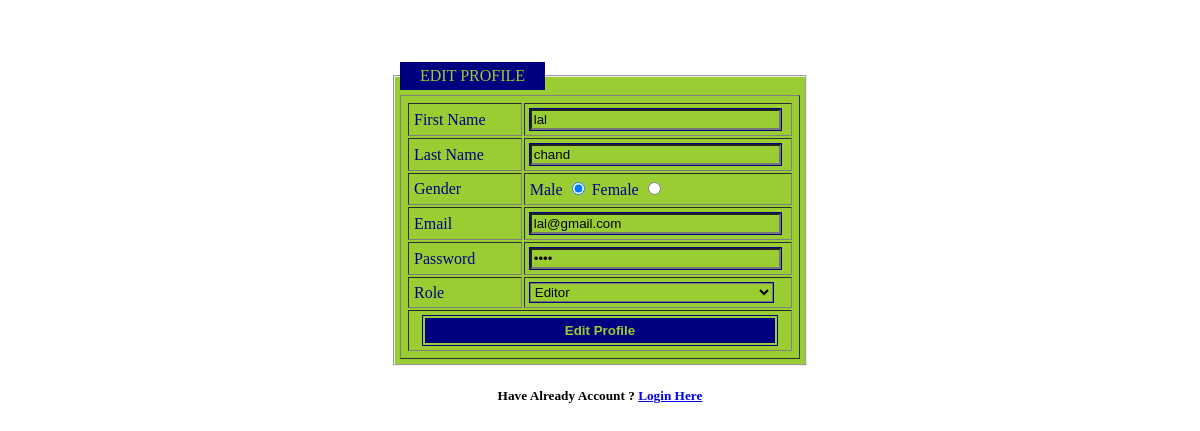
The page /register.php?id=0 on the database its author committed.
### tables this page shows
CREATE TABLE `users` (
  `user_id` int(11) NOT NULL AUTO_INCREMENT,
  `role_id` int(11) DEFAULT NULL,
  `first_name` varchar(30) NOT NULL,
  `last_name` varchar(30) NOT NULL,
  `gender` enum('Male','Female') DEFAULT NULL,
  `email` varchar(30) NOT NULL,
  `password` varchar(30) NOT NULL,
  PRIMARY KEY (`user_id`),
  UNIQUE KEY `email` (`email`),
  KEY `role_id` (`role_id`),
  CONSTRAINT `users_ibfk_1` FOREIGN KEY (`role_id`) REFERENCES `roles` (`role_id`)
);

CREATE TABLE `roles` (
  `role_id` int(11) NOT NULL AUTO_INCREMENT,
  `role` enum('Admin','Editor','User') DEFAULT NULL,
  PRIMARY KEY (`role_id`),
  UNIQUE KEY `role` (`role`)
);

### register.php (the view, shortened to what this page needs)
<?php
	require_once('connection.php');
?>
<!DOCTYPE html>
<html lang="en">
<head>
</head>
<body>
	<?php
		$query = "SELECT * FROM roles WHERE role != 'Admin'";
		$result = mysqli_query($connection,$query);
		if (isset($_GET['id'])) {
			$edit_query = "SELECT * FROM users WHERE user_id = '{$_GET['id']}'";
			$edit_result = mysqli_query($connection,$edit_query);
			if($edit_result){
				$data = mysqli_fetch_assoc($edit_result);
				extract($data);
				$user_role_id = $role_id;
			}
		}
	?>
	<center>
		<br>
		<br>
		<br>
		<fieldset>
			<legend>
				<?= (isset($_GET['id']))?"EDIT PROFILE":"REGISTRATION FORM" ;?>
			</legend>
			<form action="process.php" method="POST">
				<table border="1" cellpadding="5">
					<tr>
						<td>First Name</td>
						<td>
							<input type="text" name="first_name" placeholder="Enter First Name" required value="<?= $first_name??"" ;?>">
						</td>
					</tr>
					<tr>
						<td>Last Name</td>
						<td>
							<input type="text" name="last_name" placeholder="Enter last Name"  value="<?= $last_name??"" ;?>">
						</td>
					</tr>
					<tr>
						<td>Gender</td>
						<td>
							<div>
								Male <input type="radio" name="gender" value="Male" <?= (isset($gender)&& ($gender=='Male'))?"checked":"" ;?>>
								Female <input type="radio" name="gender"  value="Female" <?= (isset($gender)&& ($gender=='Female'))?"checked":"" ;?>>
							</div>
						</td>
					</tr>
					<tr>
						<td>Email</td>
						<td>
							<input type="email" name="email" placeholder="Enter Email" required value="<?= $email??"" ;?>">
						</td>
					</tr>
					<tr>
						<td>Password</td>
						<td>
							<input type="Password" name="password" placeholder="Enter Password" required  value="<?= $password??"" ;?>">
						</td>
					</tr>
					<tr>
						<td>Role</td>
						<td>
							<select name="role_id" required>
								<?php
									if ($result->num_rows>0) {
										while ($row = mysqli_fetch_assoc($result)) {
											extract($row);
											?>
								<option <?= (isset($user_role_id)&& ($user_role_id==$role_id))?"selected":"" ;?> value="<?=$role_id;?>">
									<?=$role;?>
								</option>
											<?php
										}
									}
								?>
							</select>
						</td>
					</tr>
					<tr>
						<td colspan="2" align="center">
							<input type="submit" name="<?= (isset($_GET['id']))?'update':'register' ;?>"
							value="<?= (isset($_GET['id']))?'Edit Profile':'Sign Up' ;?>">
						</td>
					</tr>
				</table>
			</form>
		</fieldset>
		<h5>
			Have Already Account ? <a href="index.php">Login Here</a>
		</h5>
	</center>
</body>
</html>

### register.php (style rules this page uses)
fieldset { width: 400px; padding: 5px; background: yellowgreen; color: navy; }
table { width: 100%; padding: 5px; }
td > input,select { width: 95%; background: none; outline: 1px solid navy; }
input[type = "submit"] { background: navy; color: yellowgreen; border: 2px solid yellowgreen; padding: 5px; cursor: pointer; font-weight: bold; }
legend { background: navy; color: yellowgreen; padding: 5px 20px; }

### rows shown on the page
users: first_name "lal", last_name "chand", gender "☑", email "lal@gmail.com", role_id "Editor"
